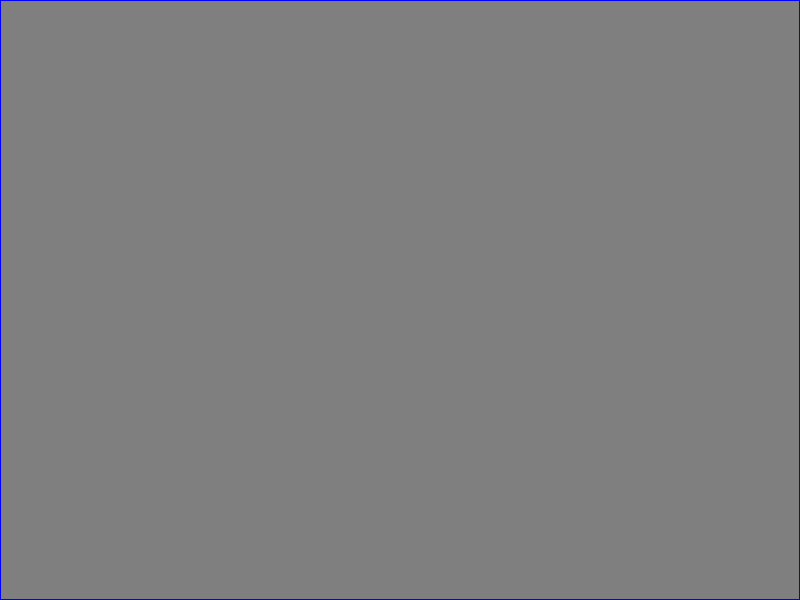
Frame 1 (no input)
Frame 60 (the mouse pressed at the canvas centre just before this capture): identical to frame 1, image omitted
Frame 120 (the mouse held since frame 60 and released just before this capture): identical to frame 1, image omitted

The Processing sketch that drew this single still picture (run headless with seeded random() and noise(); from frame 60 on, the mouse is pressed at the canvas centre):

// Processing sketch: Final_Drawing_with_Clicks
// ── Final_Drawing_with_Clicks.pde
float[][] p, v, a;
int[][] unicoord;

void setup() {
  size(800, 600);
  colorMode(RGB, 2);
  background(255);
  
  p = new float[width][height];
  v = new float[width][height];
  a = new float[width][height];
  
  unicoord = new int[width][height];
  int pixel = 0;
  for (int y = 0; y < height; y++) {
    for (int x = 0; x < width; x++) {
      unicoord[x][y] = pixel++;
    }
  }
  
  loadPixels();
}

void draw() {
  for (int x = 1; x < width-1; x++) {
    for (int y = 1; y < height-1; y++) {
      a[x][y] = (v[x-1][y] + v[x+1][y] + v[x][y-1] + v[x][y+1]) * 0.25 - v[x][y];
    }
  }
  
  for (int x = 1; x < width-1; x++) {
    for (int y = 1; y < height-1; y++) {
      v[x][y] += a[x][y];
      p[x][y] += v[x][y];
      pixels[unicoord[x][y]] = color(sin(p[x][y]) + 1, cos(p[x][y]), 1);
    }
  }
  
  updatePixels();
}

void move() {
  if (mouseX > -1    &&    mouseX < width    &&    mouseY > -1    &&    mouseY < height) {
    v[mouseX][mouseY] = randomGaussian() * TAU;
  }
}

void mouseClicked() {
  move();
}

void mouseDragged() {
  move();
}
